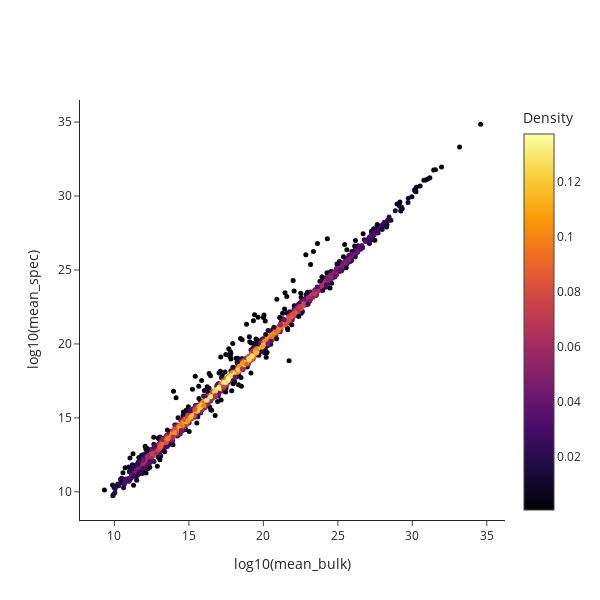

Here is the notebook cell this chart was saved with:
### Code cell
from scipy.stats import gaussian_kde
from scipy.stats import gaussian_kde, pearsonr, spearmanr

# Calculate kernel density
x = merged['mean_neat']
y = merged['mean_spec']

# Remove any NaN or inf values
mask = np.isfinite(x) & np.isfinite(y)
x_clean = x[mask]
y_clean = y[mask]

# Calculate the point density
xy = np.vstack([x_clean, y_clean])
z = gaussian_kde(xy)(xy)


pearson_r, pearson_p = pearsonr(x_clean, y_clean)
spearman_r, spearman_p = spearmanr(x_clean, y_clean)

# Create figure with density coloring
fig = go.Figure()
fig.add_trace(go.Scatter(
    x=x_clean, 
    y=y_clean, 
    mode='markers',
    marker=dict(
        size=5,
        color=z,  # Color by density
        colorscale='inferno',  # Or 'Blues', 'Reds', 'Plasma', etc.
        showscale=True,
        colorbar=dict(title="Density"),
        line=dict(width=0)
    )
))

fig.update_layout(
    width=600, 
    height=600, 
    template='simple_white',
    xaxis_title='log10(mean_bulk)',
    yaxis_title='log10(mean_spec)'
)

fig.show()
fig.write_image(r'D:\Projects\SPEC\figs_raw\Suppl_Figure_1j.pdf', width=600, height=600)

### Figure 1 — Plotly figure (JSON) as saved in the notebook; plotly's stock layout.template omitted (floating-point values rounded to 4 significant figures; data arrays with more than 128 entries replaced by an {"elided": "..."} marker saying what was removed)
{"data": [{"marker": {"color": {"elided": "1468 float values"}, "colorbar": {"title": {"text": "Density"}}, "colorscale": [[0, "#000004"], [0.1111, "#1b0c41"], [0.2222, "#4a0c6b"], [0.3333, "#781c6d"], [0.4444, "#a52c60"], [0.5556, "#cf4446"], [0.6667, "#ed6925"], [0.7778, "#fb9b06"], [0.8889, "#f7d13d"], [1, "#fcffa4"]], "line": {"width": 0}, "showscale": true, "size": 5}, "mode": "markers", "type": "scatter", "x": {"elided": "1468 float values"}, "y": {"elided": "1468 float values"}}], "layout": {"height": 600, "width": 600, "xaxis": {"title": {"text": "log10(mean_bulk)"}}, "yaxis": {"title": {"text": "log10(mean_spec)"}}}}
